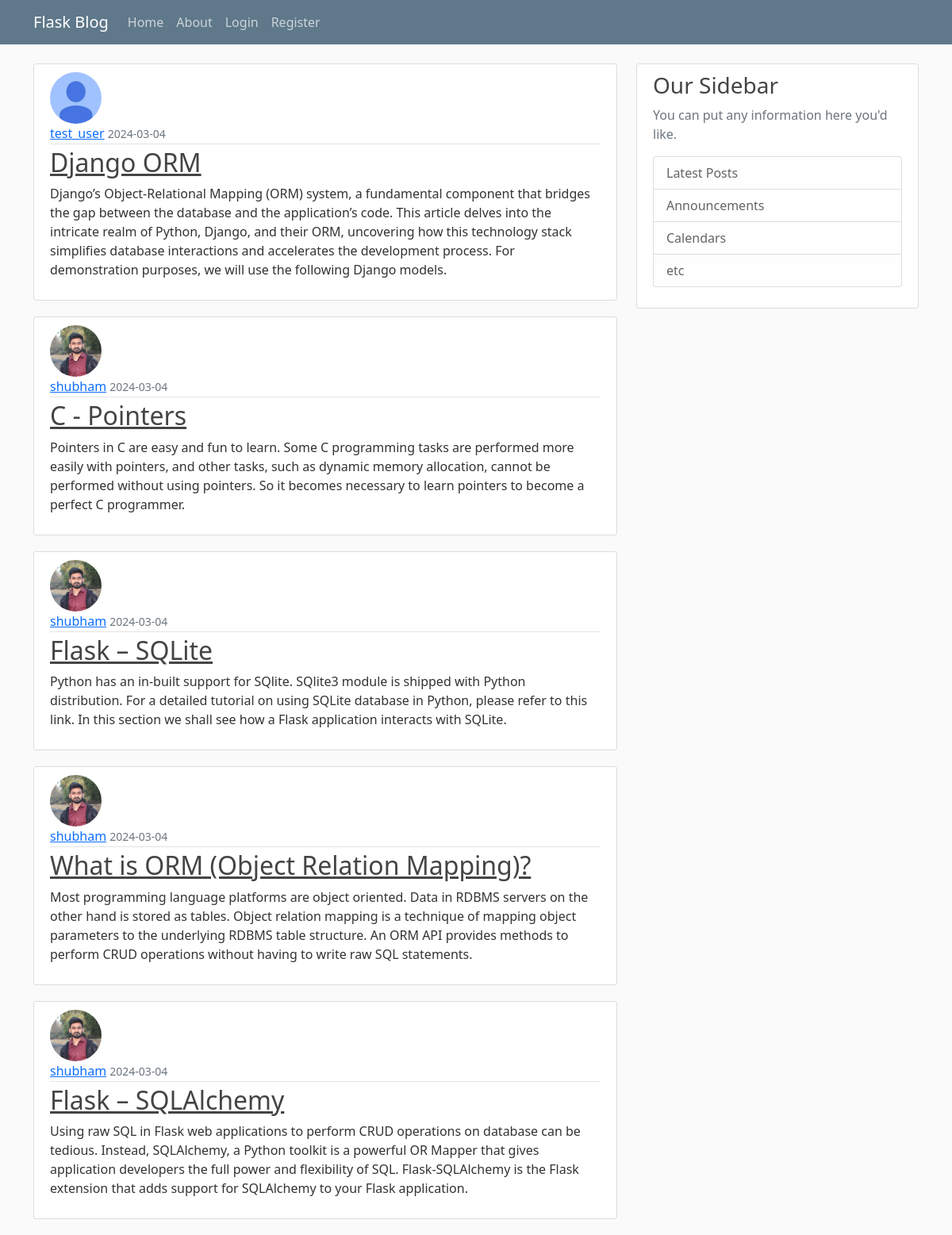
Page /home on the earlier database version.
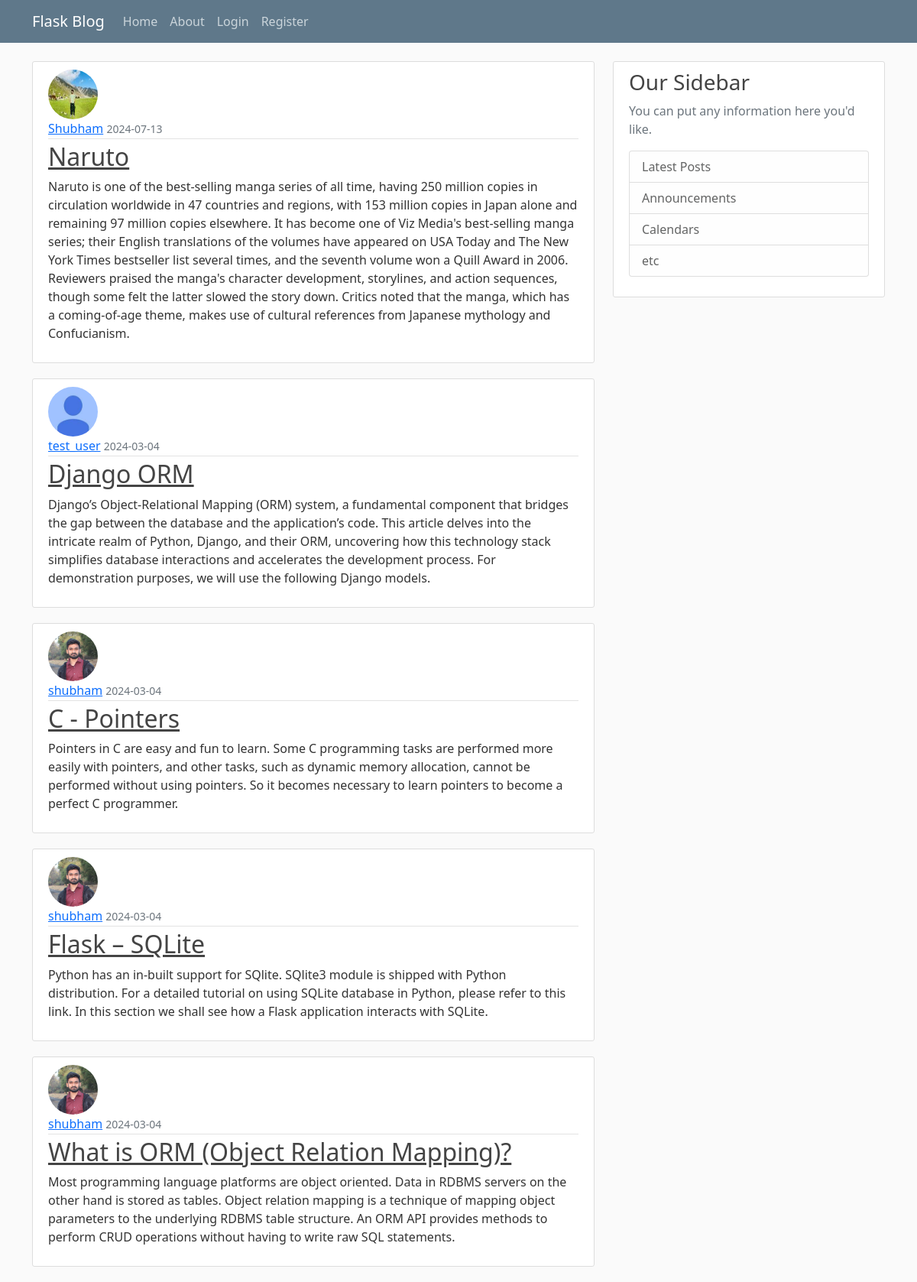
Same page on the later database version.
### flask_blog/models.py (models this page shows, shortened)
class Post(db.Model):
    id = db.Column(db.Integer, primary_key = True)
    title = db.Column(db.String(120), nullable = False)
    date_posted = db.Column(db.DateTime, nullable = False, default=datetime.utcnow)
    content = db.Column(db.Text, nullable=False)
    user_id = db.Column(db.Integer, db.ForeignKey('user.id'), nullable = False)

class User(db.Model, UserMixin):
    id = db.Column(db.Integer, primary_key = True)
    username = db.Column(db.String(20), unique=True, nullable=False)
    email = db.Column(db.String(120), unique=True, nullable=False)
    image_file = db.Column(db.String(20), nullable=False, default='default.jpg')
    password = db.Column(db.String(60), nullable=False)
    posts = db.relationship('Post', backref='author', lazy=True)

### flask_blog/routes.py (the view)
@app.route("/")
@app.route("/home")
def home():
    page = request.args.get('page', 1, type=int)
    posts = Post.query.order_by(Post.date_posted.desc()).paginate(page=page, per_page=5)
    return render_template("home.html", posts=posts)

### flask_blog/templates/home.html
{% extends "layout.html" %}
{% block start %}
    {% for post in posts %}
    <article class="media content-section">
      <img class="rounded-circle article-img" src="{{ url_for('static',filename='profile_pics/'+post.author.image_file) }}">
        <div class="media-body">
          <div class="article-metadata">
            <a class="mr-2" href="#">{{ post.author.username }}</a>
            <small class="text-muted">{{ post.date_posted.strftime('%Y-%m-%d') }}</small>
          </div>
          <h2><a class="article-title" href="{{ url_for('post',post_id=post.id) }}">{{ post.title }}</a></h2>
          <p class="article-content">{{ post.content }}</p>
        </div>
      </article>
    {% endfor %}
{% endblock %}

Differences in the rows shown:
no longer on this page (row unchanged): Post: image_file (picture), author.username "shubham", date_posted "2024-03-04", title "Flask – SQLAlchemy", content "Using raw SQL in Flask web applications to perform CRUD operations on database can be tedious. Instead, SQLAlchemy, a Python toolkit is a powerful OR Mapper that gives application developers the full power and flexibility of SQL. Flask-SQLAlchemy is the Flask extension that adds support for SQLAlchemy to your Flask application."
added Post: image_file (picture), author.username "Shubham", date_posted "2024-07-13", title "Naruto", content "Naruto is one of the best-selling manga series of all time, having 250 million copies in circulation worldwide in 47 countries and regions, with 153 million copies in Japan alone and remaining 97 million copies elsewhere. It has become one of Viz Media's best-selling manga series; their English translations of the volumes have appeared on USA Today and The New York Times bestseller list several times, and the seventh volume won a Quill Award in 2006. Reviewers praised the manga's character development, storylines, and action sequences, though some felt the latter slowed the story down. Critics noted that the manga, which has a coming-of-age theme, makes use of cultural references from…"
